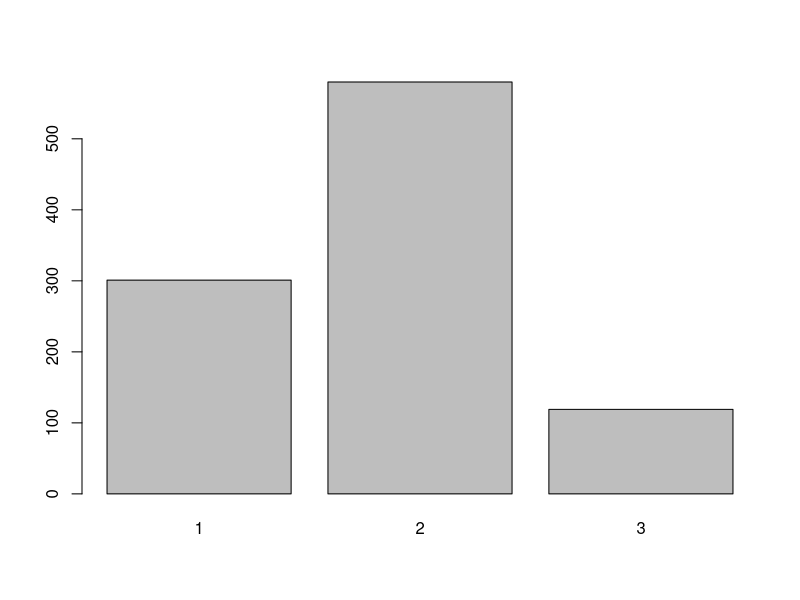

Write R code to recreate this figure.
'
Author: Madeline Melichar
University of Arizona
Date: October 5, 2021
'
# http://www.rexamples.com/14/Sample%28%29

print(sample(1:3))
print(sample(1:3, size=3, replace=FALSE))  # same as previous line
print(sample(c(2,5,3), size=4, replace=TRUE))
print(sample(1:2, size=10, prob=c(1,3), replace=TRUE))

print(sample(c(2,5,3), size=3, replace=FALSE))
print(sample(c(2,5,3), size=3, replace=TRUE))

barplot(table(sample(1:3, size=1000, replace=TRUE, prob=c(.30,.60,.10))))